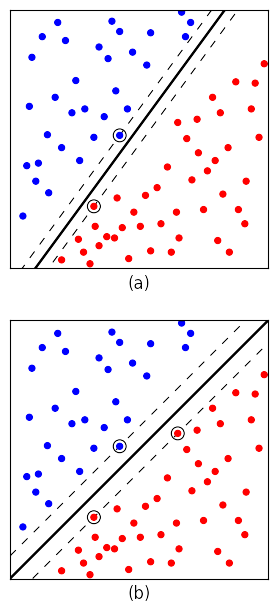

Generate this figure with Python:
import math
import matplotlib.gridspec as gridspec
import matplotlib.pyplot as plt
import numpy as np
import sys

import os
parent_dir = os.path.dirname(os.path.dirname(os.path.abspath(__file__)))
sys.path.insert(0, parent_dir)
import linegraph
import scatterplot

def main(figureSaveLocation):
    """Create an image that demonstrates the impact of maximising the margin in an SVM.
    """

    # Define the image size.
    maxX = 20
    minX = 0
    maxY = 20
    minY = 0

    # Define the good hyperplanes.
    goodShift = 1.75
    goodDividingPlaneMinY = goodHyperlpaneDividing(x=minX)
    goodDividingPlaneMaxY = goodHyperlpaneDividing(x=maxX)
    goodDividingPlaneXCoords = [minX, maxX]
    goodDividingPlaneYCoords = [goodDividingPlaneMinY, goodDividingPlaneMaxY]
    goodPlaneClass1XCoords = [minX, maxX - goodShift]
    goodPlaneClass1YCoords = [goodHyperlpaneDividing(x=minX+goodShift), goodDividingPlaneMaxY]
    goodPlaneClass2XCoords = [minX + goodShift, maxX]
    goodPlaneClass2YCoords = [goodDividingPlaneMinY, goodHyperlpaneDividing(x=maxX-goodShift)]
    goodPlanesXCoords = [goodDividingPlaneXCoords, goodPlaneClass1XCoords, goodPlaneClass2XCoords]
    goodPlanesYCoords = [goodDividingPlaneYCoords, goodPlaneClass1YCoords, goodPlaneClass2YCoords]

    # Determine support vectors.
    class1SupportVectorsX = np.array([8.5])
    class1SupportVectorsY = np.array([goodHyperlpaneDividing(x=class1SupportVectorsX[0] + goodShift)])
    goodClass2SupportVectorsX = np.array([6.5, 13.0])
    goodClass2SupportVectorsY = np.array([goodHyperlpaneDividing(x=goodClass2SupportVectorsX[0] - goodShift), goodHyperlpaneDividing(x=goodClass2SupportVectorsX[1] - goodShift)])
    poorClass2SupportVectorsX = np.array([goodClass2SupportVectorsX[0]])
    poorClass2SupportVectorsY = np.array([goodClass2SupportVectorsY[0]])

    # Determine the equation of the line for the poor hyperplane.
    yOffsetOfPoorHyperplane = 2
    pointPoorHyperplaneMustGoThroughX = (class1SupportVectorsX[0] + goodClass2SupportVectorsX[0]) / 2
    pointPoorHyperplaneMustGoThroughY = (class1SupportVectorsY[0] + goodClass2SupportVectorsY[0]) / 2
    arbitrarySecondPointOnPoorHyperplaneX = goodClass2SupportVectorsX[1]
    arbitrarySecondPointOnPoorHyperplaneY = goodClass2SupportVectorsX[1] + yOffsetOfPoorHyperplane
    gradientOfPoorHyperplane = (pointPoorHyperplaneMustGoThroughY - arbitrarySecondPointOnPoorHyperplaneY) / (pointPoorHyperplaneMustGoThroughX - arbitrarySecondPointOnPoorHyperplaneX)
    c = pointPoorHyperplaneMustGoThroughY - (pointPoorHyperplaneMustGoThroughX * gradientOfPoorHyperplane)

    # Define the poor hyperplane.
    def poorHyperlpaneDividing(x=None, y=None):
        if x != None:
            return (x * gradientOfPoorHyperplane) + c
        if y != None:
            return (y - c) / gradientOfPoorHyperplane
    poorShiftClass1 = abs(class1SupportVectorsX[0] - poorHyperlpaneDividing(y=class1SupportVectorsY[0]))
    poorShiftClass2 = abs(goodClass2SupportVectorsX[0] - poorHyperlpaneDividing(y=goodClass2SupportVectorsY[0]))
    poorDividingPlaneMinY = poorHyperlpaneDividing(x=minX)
    poorDividingPlaneMaxY = poorHyperlpaneDividing(x=maxX)
    poorDividingPlaneXCoords = [minX, maxX]
    poorDividingPlaneYCoords = [poorDividingPlaneMinY, poorDividingPlaneMaxY]
    poorPlaneClass1XCoords = [minX, maxX - poorShiftClass1]
    poorPlaneClass1YCoords = [poorHyperlpaneDividing(x=minX+poorShiftClass1), poorDividingPlaneMaxY]
    poorPlaneClass2XCoords = [minX + poorShiftClass2, maxX]
    poorPlaneClass2YCoords = [poorDividingPlaneMinY, poorHyperlpaneDividing(x=maxX-poorShiftClass2)]
    poorPlanesXCoords = [poorDividingPlaneXCoords, poorPlaneClass1XCoords, poorPlaneClass2XCoords]
    poorPlanesYCoords = [poorDividingPlaneYCoords, poorPlaneClass1YCoords, poorPlaneClass2YCoords]

    # Define plane appearances.
    planeStyles = ['-', '--', '--']
    planeWidths = [2.0, 1.0, 1.0]

    # Class 1 data and control variables.
    class1X = np.concatenate([class1SupportVectorsX, np.array([
        1.0, 1.3, 1.5, 1.7,
        2.0, 2.2, 2.5, 2.9,
        3.0, 3.5, 3.7,
        4.0, 4.3, 4.8,
        5.1, 5.4, 5.8,
        6.5, 6.9,
        7.3, 7.6, 7.9,
        8.2, 8.5,
        9.1, 9.5,
        10.6, 10.9,
        13.3, 13.6,
        14.0])])
    class1Y = np.concatenate([class1SupportVectorsY, np.array([
        4.0, 7.9, 12.5, 16.3,
        6.7, 8.1, 17.9, 10.3,
        5.8, 13.2, 19.0,
        9.3, 17.6, 12.0,
        14.5, 8.3, 12.3,
        10.1, 17.1,
        11.7, 16.2, 19.1,
        13.7, 18.3,
        12.3, 16.7,
        15.7, 18.2,
        19.8, 17.9,
        19.0])])
    class1Color = '#0000FF'  # Blue
    class1Size = 30

    # Class 2 data and control variables.
    class2X = np.concatenate([goodClass2SupportVectorsX, np.array([
        4.0,
        5.3, 5.7,
        6.2, 6.6, 6.9,
        7.5,
        8.1, 8.3, 8.7,
        9.2, 9.6,
        10.1, 10.5, 10.9,
        11.4, 11.7,
        12.2, 12.5, 12.9,
        13.1, 13.7,
        14.1, 14.5, 14.6,
        15.0, 15.3, 15.7, 15.9,
        16.1, 16.3, 16.5, 16.9,
        17.0, 17.5, 17.7,
        18.2, 18.3, 18.7,
        19.0, 19.3, 19.7])])
    class2Y = np.concatenate([goodClass2SupportVectorsY, np.array([
        0.6,
        2.2, 1.2,
        0.3, 3.2, 1.7,
        2.4,
        2.3, 5.4, 3.1,
        0.7, 4.3,
        3.2, 5.6, 1.3,
        6.2, 3.4,
        7.8, 1.2, 4.3,
        2.3, 10.0,
        6.8, 11.5, 8.9,
        4.5, 7.5, 13.2, 8.3,
        2.1, 12.0, 5.7, 9.3,
        1.2, 14.4, 4.5,
        3.4, 6.7, 12.3,
        14.3, 10.1, 15.8])])
    class2Color = '#FF0000'  # Red
    class2Size = 30

    # Aggregate all class information.
    scatterXValues = [class1X, class2X]  # The X values for the classes.
    scatterXAllValues = [j for i in scatterXValues for j in i]  # A list of the X values for all the datapoints.
    scatterYValues = [class1Y, class2Y]  # The Y values for the classes.
    scatterYAllValues = [j for i in scatterYValues for j in i]  # A list of the Y values for all the datapoints.
    colors = [class1Color, class2Color]  # The colors for the classes.
    sizes = [class1Size, class2Size]  # The size of the markers for the scatterplots.

    # Define the z orders for the scatter points and lines.
    scatterZorders = [0, 1]  # Used to determine which points should be plotted on top of which other ones.
    lineZorders = [min(scatterZorders) - 1] * 3  # Put the lines below all points.

    # Create the figure, the grids for the subplots and determine the spacing for the subplots.
    currentFigure = plt.figure()
    gs = gridspec.GridSpec(2, 3)
    gs.update(left=0, right=1, bottom=0.05, top=1, wspace=0.05)#, hspace=0.05)

    # Create the graph for the poor hyperplane.
    poorDividingPlot = plt.subplot(gs[0, 1])
    poorDividingPlot.axis('scaled')
    poorDividingPlot.set_xlim(left=minX, right=maxX)
    poorDividingPlot.set_ylim(bottom=minY, top=maxY)
    scatterplot.graphGeneration(scatterXValues, scatterYValues, currentFigure=currentFigure, colors=colors, sizes=sizes, zorders=scatterZorders)
    linegraph.graphGeneration(poorPlanesXCoords, poorPlanesYCoords, currentFigure=currentFigure, markerSizes=[0] * 3, lineWidths=planeWidths, lineStyles=planeStyles, zorders=lineZorders)
    for i in range(len(class1SupportVectorsX)):
        # Add the circles around the class 1 support vectors.
        currentFigure.gca().add_artist(plt.Circle((class1SupportVectorsX[i], class1SupportVectorsY[i]), 0.5, fill=False))
    for i in range(len(poorClass2SupportVectorsX)):
        # Add the circles around the class 1 support vectors.
        currentFigure.gca().add_artist(plt.Circle((poorClass2SupportVectorsX[i], poorClass2SupportVectorsY[i]), 0.5, fill=False))

    # Create the graph for the good hyperplane.
    goodDividingPlot = plt.subplot(gs[1, 1])
    goodDividingPlot.axis('scaled')
    goodDividingPlot.set_xlim(left=minX, right=maxX)
    goodDividingPlot.set_ylim(bottom=minY, top=maxY)
    scatterplot.graphGeneration(scatterXValues, scatterYValues, currentFigure=currentFigure, colors=colors, sizes=sizes, zorders=scatterZorders)
    linegraph.graphGeneration(goodPlanesXCoords, goodPlanesYCoords, currentFigure=currentFigure, markerSizes=[0] * 3, lineWidths=planeWidths, lineStyles=planeStyles, zorders=lineZorders)
    for i in range(len(class1SupportVectorsX)):
        # Add the circles around the class 1 support vectors.
        currentFigure.gca().add_artist(plt.Circle((class1SupportVectorsX[i], class1SupportVectorsY[i]), 0.5, fill=False))
    for i in range(len(goodClass2SupportVectorsX)):
        # Add the circles around the class 1 support vectors.
        currentFigure.gca().add_artist(plt.Circle((goodClass2SupportVectorsX[i], goodClass2SupportVectorsY[i]), 0.5, fill=False))

    # Make all the tick marks invisible, and label the x axes.
    labels = ['(b)', '(a)']
    for ax in currentFigure.get_axes():
        removeTickMarks(ax, xAxis=True, yAxis=True)
        currentLabel = labels.pop()
        setLabels(ax, xLabel=currentLabel)
        ax.xaxis.set_label_coords(0.5, -0.025)

    plt.savefig(figureSaveLocation, bbox_inches='tight', transparent=True)
    plt.show()

def goodHyperlpaneDividing(x=None, y=None):
    if x != None:
        return x
    if y != None:
        return y

def removeTickMarks(axes, xAxis=False, yAxis=False):
    """Removes all tick marks.
    """

    if xAxis:
        axes.set_xticks([])
    if yAxis:
        axes.set_yticks([])

def setLabels(axes, xLabel='', yLabel=''):
    """Set the X and Y labels of the axes.
    """

    axes.set_xlabel(xLabel)
    axes.set_ylabel(yLabel)

if __name__ == '__main__':
    main(sys.argv[1])
